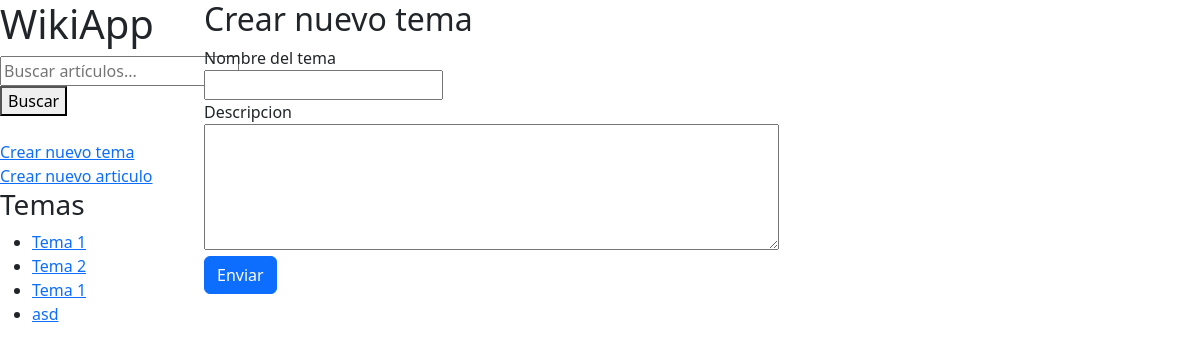
The app's page /vista_crear_nuevo_tema with its own data.
### wikiApp/models.py (models this page shows)
class temaWiki(models.Model):
    nombreTema = models.CharField(max_length=128, null=True, blank=True)
    descripcionTema = models.CharField(max_length=512, null=True, blank=True)

### wikiApp/views.py (the view, shortened to what this page needs)
# urls.py: path('vista_crear_nuevo_tema',views.vista_crear_nuevo_tema,name='vista_crear_nuevo_tema'),
def vista_crear_nuevo_tema(request):
    return render(request,'vista_crear_nuevo_tema.html', {
        'listaTemas':temaWiki.objects.all()
    })

### wikiApp/templates/vista_crear_nuevo_tema.html (shortened to what this page needs)
{% extends "layout.html" %}
{% block contenido %}
   <h2>Crear nuevo tema</h2>
   <form class="row" method="post" action="{% url 'wikiApp:vista_crear_nuevo_tema' %}">
        <div>
            <label>Nombre del tema</label>
            <br>
            <input type="text" name="nombreTema">
        </div>
        <div>
            <label>Descripcion</label>
            <br>
            <textarea rows="5" cols="60" name="descripcionTema"></textarea>
        </div>
        <div>
            <button type="submit" class="btn btn-primary">Enviar</button>
        </div>
   </form>
{% endblock %}

### wikiApp/templates/layout.html (shortened to what this page needs)
<!DOCTYPE html>
<html>
    <head>
        <link href="https://cdn.jsdelivr.net/npm/bootstrap@5.3.0/dist/css/bootstrap.min.css" rel="stylesheet">
    </head>
    <body>
        <div class="row">
            <div class="col-2">
                <h1>WikiApp</h1>
                <form method="get" action="{% url 'wikiApp:vista_de_busqueda' %}">
                    <input type="text" name="buscar" placeholder="Buscar artículos...">
                    <button type="submit">Buscar</button>
                </form>
                <br>
                <a href="{% url 'wikiApp:vista_crear_nuevo_tema' %}">Crear nuevo tema</a>
                <br>
                <a href="{% url 'wikiApp:vista_crear_nuevo_articulo' %}">Crear nuevo articulo</a>
                <br>
                <h3>Temas</h3>
                <ul>
                    {% for tema in listaTemas %}
                    <li><a href="{% url 'wikiApp:vista_articulo_por_tema' tema.id %}">{{ tema.nombreTema }} </a> </li>
                    {% endfor %}
                </ul>
            </div>
            <div class="col-10">
                {% block contenido %}
                {% endblock %}
            </div>
        </div>
    </body>
</html>

### records on screen
temaWiki: nombreTema "Tema 1"
temaWiki: nombreTema "Tema 2"
temaWiki: nombreTema "Tema 1"
temaWiki: nombreTema "asd"
